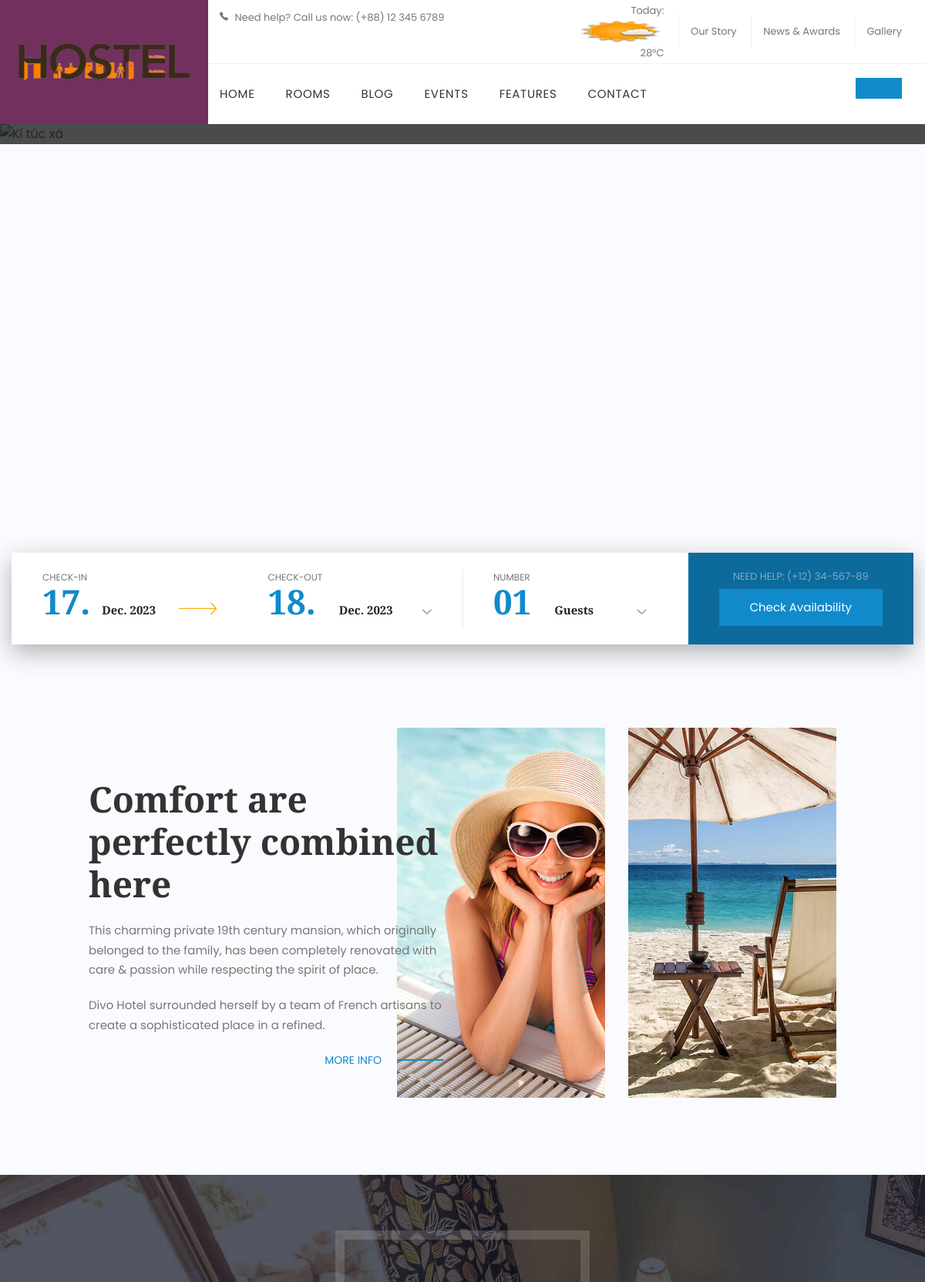
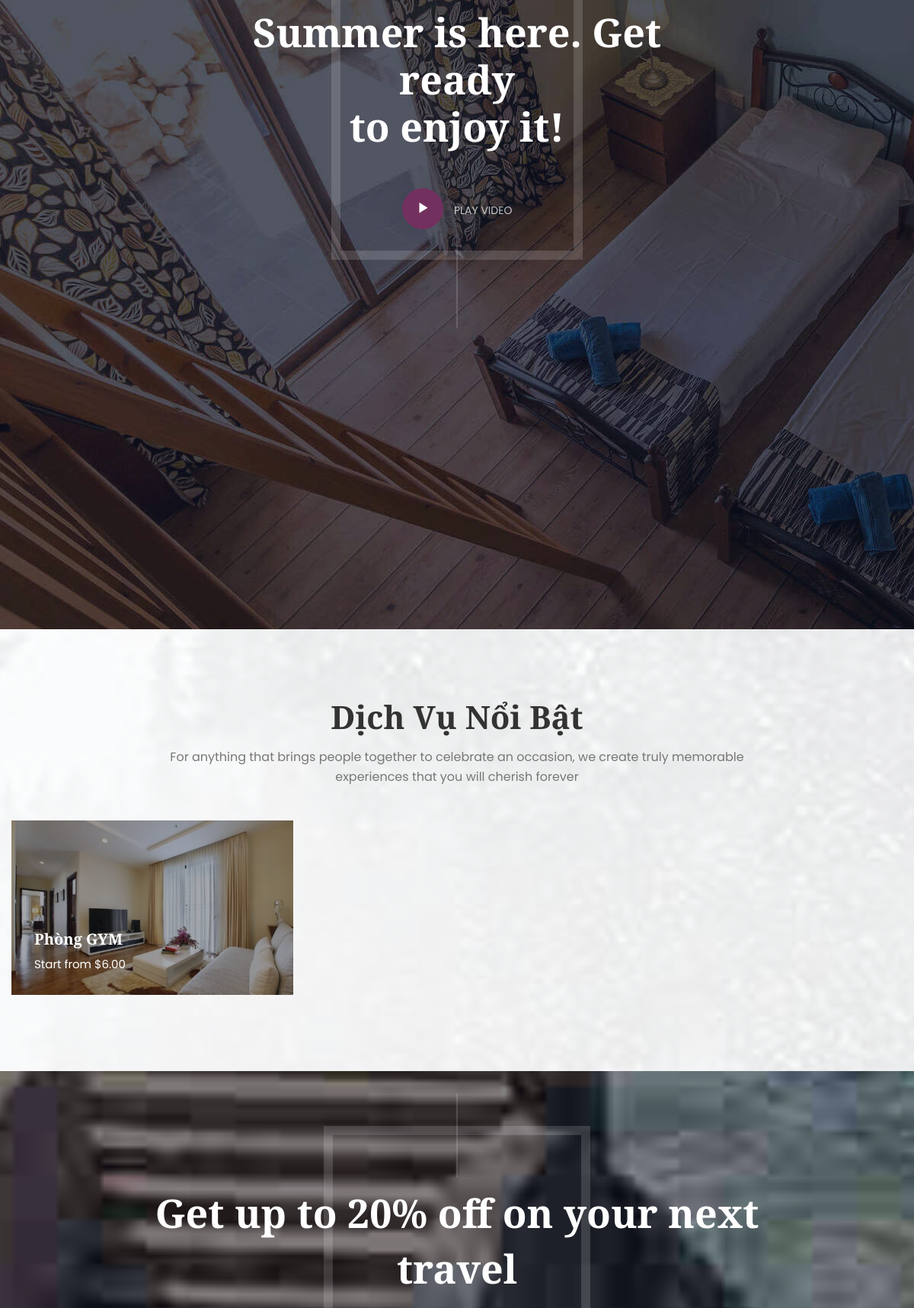
The app's page /front_end/main2.php (upper part) with its own data (2 pictures, top to bottom).
### tables this page shows
CREATE TABLE `dichvu` (
  `id` int(11) NOT NULL,
  `ten_dv` varchar(255) NOT NULL,
  `gia` decimal(10,2) NOT NULL,
  `trangthai` varchar(255) NOT NULL,
  `ngaytao` datetime DEFAULT current_timestamp(),
  `nguoitao` varchar(255) NOT NULL,
  `anh` varchar(255) NOT NULL
);

### config/database.php (called while the page is built, shortened)
<?php
class Database {
    private $host = servername;
    private $user = username;
    private $password = password;
    private $dbname = dbname;
    private $link;
    private function connectDB() {
        $this->link = new mysqli($this->host, $this->user, $this->password, $this->dbname);
    }
    public function select($query) {
        $result = $this->link->query($query) or die($this->link->error . __LINE__);
        if ($result->num_rows > 0) {
            return $result;
        } else {
            return false;
        }
    }
}
?>

### front_end/main2.php (the view, shortened to what this page needs)
<?php
    include '../back_end/header-f.php';
?>
    <div id="main-content" class="main-content">
        <div id="home-main-content" class="home-main-content home-1">
            <div id="slide">
                <div class="owl-carousel">
                    <div class="item">
                        <div class="slide-content">
                            <div class="slide-scale">
                            </div>
                            <div class="slide-back">
                            </div>
                        </div>
                    </div>
                </div>
            </div>
            <div class="container">
                <div class="sc-hb-rooms-search style-01">
                    <div class="hotel-booking-search style-01">
                        <form action="https://html.thimpress.com/hotelwp/rooms-search.html" class="hb-search-form">
                            <ul class="hb-form-table">
                                <li><input type="text" id="multidate" class="multidate" value data-date-min="6"/></li>
                                <li class="hb-form-field hb-form-check-in">
                                    <div class="label">Check-In</div>
                                    <div class="hb-form-field-input hb_input_field">
                                        <input type="text" id="day" class="day" value style="width: 68px;"/>
                                        <input id="month" class="month" type="text" value/>
                                    </div>
                                </li>
                                <li class="hb-form-field hb-form-check-out">
                                    <div class="label">Check-Out</div>
                                    <div class="hb-form-field-input hb_input_field">
                                        <input type="text" id="day2" class="day" value style="width: 83px;"/>
                                        <input id="month2" class="month" type="text" value/>
                                    </div>
                                </li>
                                <li class="hb-form-field hb-form-number">
                                    <div class="label">Number</div>
                                    <div id="guests" class="hb-form-field-input hb_input_field">
                                        <input type="text" id="number" class="day" value="01"/>
                                        <input class="month" type="text" value="Guests"/>
                                    </div>
                                </li>
                            </ul>
                            <p class="hb-submit">
                                <span class="contact-info">Need Help: <span>(+12) 34-567-89</span></span>
                                <button type="submit">Check Availability</button>
                            </p>
                        </form>
                    </div>
                </div>
            </div>
            <div class="empty-space"></div>
            <div class="h1-introduce">
                <div class="container">
                    <div class="row">
                        <div class="col-sm-6">
                            <div class="sc-heading style-02">
                                <h3 class="title">Comfort are perfectly combined here</h3>
                                <div class="description">
                                    <p>This charming private 19th century mansion, which originally belonged to the
                                        family, has been completely renovated with care & passion while respecting the
                                        spirit of place.</p>
                                    <p>Divo Hotel surrounded herself by a team of French artisans to create a
                                        sophisticated place in a refined.</p>
                                </div>
                                <div class="head-button">
                                    <a href="about-us.html" class="more-info">More Info</a>
                                </div>
                            </div>
                        </div>
                        <div class="col-sm-6">
                            <div class="sc-img-box row">
                                <div class="col-sm-6">
                                    <a href="gallery-full-width.html"><img src="../assets/img/img-front/home/h1-img1.jpg" alt></a>
                                </div>
                                <div class="col-sm-6">
                                    <a href="gallery-full-width.html"><img src="../assets/img/img-front/home/h1-img2.jpg" alt></a>
                                </div>
                            </div>
                        </div>
                    </div>
                </div>
            </div>
            <div class="empty-space"></div>
            <div class="h1-video rectangle-overlay">
                <div class="sc-video">
                    <div class="background-video">
                        <div class="cover-image"></div>
                        <div class="content container">
                            <h3 class="title">Summer is here. Get ready <br> to enjoy it!</h3>
                            <i class="video-play ion-ios-play"></i>
                            <span class="text-icon">Play Video</span>
                        </div>
                        <video loop class="full-screen-video" data-autoplay>
                            <source src="../assets/img/img-front/home/hotel.mp4" type="video/mp4">
                        </video>
                    </div>
                </div>
            <div class="group-destination">
                <div class="sc-content-overlay">
                    <div class="container">
                        <div class="empty-space"></div>
                        <div class="sc-heading style-01 text-center">
                            <h3 class="title">Dịch Vụ Nổi Bật</h3>
                            <p class="description">For anything that brings people together to celebrate an occasion, we
                                create truly memorable experiences that you will cherish forever</p>
                        </div>
                        <div class="sc-posts style-01 auto-height">
                            <div class="item row">
                                <?php
                                $db = new Database();
                                $sqldichvu = "SELECT * FROM dichvu";
                                $resultdichvu = $db->select($sqldichvu);
                                if ($resultdichvu->num_rows > 0) {
                                    while ($row = $resultdichvu->fetch_assoc()) {
                                        ?>
                                        <div class="post col-sm-6 col-md-4">
                                            <div class="inner">
                                                <div class="thumbnail">
                                                    <a href="blog-single.html"><img src="../assets/img/<?php echo $row['anh']; ?>" alt="img" class=""></a>
                                                </div>
                                                <div class="content">
                                                    <h3 class="title"><a href="blog-single.html"><?php echo $row['ten_dv']; ?></a></h3>
                                                    <div class="short-text">Start from <span class="gia">$<?php echo $row['gia']; ?></div>
                                                </div>
                                            </div>
                                        </div>
                                        <?php
                                    }
                                }
                                ?>
                            </div>
                        </div>
                    </div>
                </div>
            </div>
            <div class="h1-banner">
                <div class="sc-content-overlay">
                    <div class="container rectangle-overlay">
                        <div class="sc-box style-01 text-center">
                            <h3 class="title">Get up to 20% off on your next
                                <br> travel</h3>
                        </div>
                    </div>
                </div>
            </div>
        </div>
    </div>
</div>
</body>
</html>

### assets/css/duyet.css (style rules this page uses)
img { height: auto; width: 100%; }
body, html { height: 100%; margin: 0; background-color: #FAFBFE; }

### assets/css/css-front/general.css (style rules this page uses)
:root { --white: #ffffff; --primary-color-1: #118acb; --secondary-color-1: #72305f; --primary-hover-color-1: #0d6a9c; --title-color-1: #333333; --body-font-color-1: #777; --body-font-family-1: 'Poppins'; --body-font-size-1: 16px; --primary-color-2: #e7ad44; --primary-hover-color-2: #dc981c; --title-color-2: #4a4a4a; --body-font-color-2: #8a8a8a; --body-font-family-2: 'Roboto'; --body-font-size-2: 15px; --primary-color-4: #ffb400; --secondary-color-4: #005eab; --primary-hover-color-4: #cc9000; --title-color-4: #14141e; --body-font-color-4: #7c7c7c; --body-font-family-4: 'Poppins'; --body-font-size-4: 16px; }
.empty-space { height: 100px; }
a, button, input[type="submit"] { -webkit-transition: all .5s; -khtml-transition: all .5s; -moz-transition: all .5s; -ms-transition: all .5s; -o-transition: all .5s; transition: all .5s; outline: 0; }
ul, ol { margin: 0; list-style: none; }
input[type="text"], input[type="email"], input[type="tel"], input[type="password"], input[type="search"] { color: var(--body-font-color-1); height: 40px; width: 100%; padding: 0 20px; font-size: 16px; border: 1px solid #eee; display: inline-block; }
body { font-family: var(--body-font-family-1); font-size: var(--body-font-size-1); line-height: 1.6em; letter-spacing: 0; color: var(--body-font-color-1); text-transform: none; font-weight: 400; font-style: normal; }
body a { color: var(--title-color-1); }
h1, h2, h3, h4, h5, h6 { font-family: 'Playfair Display'; color: var(--title-color-1); font-weight: 700; font-style: normal; line-height: 1.6em; }

### assets/css/css-front/pages.css (style rules this page uses)
.sc-heading .description { margin-top: 27px; }

### assets/css/css-front/responsive.css (style rules this page uses)
@media (min-width: 1200px) { body .container { width: 1200px; max-width: 100%; } }
@media (min-width: 992px) { .container { max-width: 970px; } }

### records on screen
dichvu: anh (picture), ten_dv "Phòng GYM", gia "6.00"
